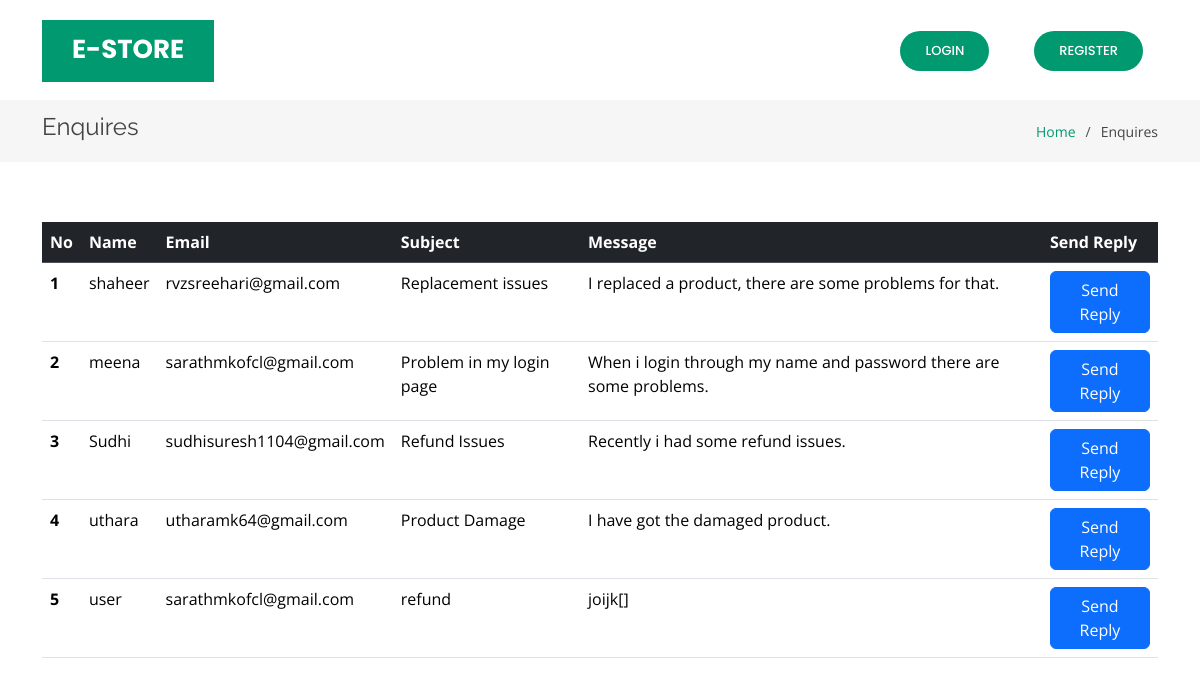
Screenshot of /contact_view with the database file from the repository.
### core/models.py (models this page shows, shortened)
class Contact(models.Model):
    name=models.CharField(max_length=100)
    email=models.CharField(max_length=100)
    subject=models.CharField(max_length=100)
    message=models.TextField()

### core/views.py (the view)
# urls.py: path('contact_view', views.contact_view, name='contact_view'),
def contact_view(request):
    contacts = Contact.objects.all()
    for c in contacts:
        print(c.id)
    return render(request, 'core/seeadmin.html', {'contacts': contacts})

### templates/core/seeadmin.html (shortened to what this page needs)
<!DOCTYPE html>
{% load static%}
{% load cart_template_tag %}
<html lang="en">
<head>
    <link href="{% static 'vendor/aos/aos.css' %}" rel="stylesheet">
    <link href="{% static '/vendor/bootstrap/css/bootstrap.min.css' %}" rel="stylesheet">
    <link href="{% static 'vendor/bootstrap-icons/bootstrap-icons.css' %}" rel="stylesheet">
    <link href="{% static 'vendor/boxicons/css/boxicons.min.css' %}" rel="stylesheet">
    <link href="{% static 'vendor/glightbox/css/glightbox.min.css' %}" rel="stylesheet">
    <link href="{% static 'vendor/remixicon/remixicon.css' %}" rel="stylesheet">
    <link href="{% static 'vendor/swiper/swiper-bundle.min.css' %}" rel="stylesheet">
    <link href="{% static 'css/style.css' %}" rel="stylesheet">
</head>
<body>
  <header id="header" class="fixed-top d-flex align-items-center">
    <div class="container">
      <div class="header-container d-flex align-items-center justify-content-between">
        <div class="logo">
          <h1 class="text-light"><a href="index.html"><span>E-STORE</span></a></h1>
        </div>
        <nav id="navbar" class="navbar">
          <ul>
            {% if user.is_authenticated %}
            <li><a class="nav-link scrollto active" href="{%url 'index' %}">Home</a></li>
            <li><a class="nav-link scrollto active" href="{%url 'orderlist' %}">Cart&nbsp;&nbsp;<div style="color:red;">{{request.user| cart_item_count}}</div></a></li>
            {% if user.is_superuser %}
            <li><a class="nav-link scrollto active" href="{% url 'add_product'%}">Add Product</a></li>
            <li><a class="nav-link scrollto active" href="{% url 'add_category'%}">Add Category</a></li>
            <a href="{% url 'contact_view'%}" class="nav-link scrollto active">View Contact Details</a>
            <li><a class="nav-link scrollto active" href="{% url 'productview'%}">All Products</a></li>
            {% endif %}
            <li><a class="nav-link scrollto active" href="#hero">welcome {{user.username}}</a></li>
            {% if not user.is_superuser %}
            <li><a class="getstarted scrollto" href="{% url 'contact_us' %}">Contact Us</a></li>
            {%endif%}
            <li><a class="getstarted scrollto" href="{% url 'user_logout' %}">Logout</a></li>
            {% else %}
            <li><a class="getstarted scrollto" href="{% url 'user_login' %}">Login</a></li>
            <li><a class="getstarted scrollto" href="{% url 'user_register' %}">Register</a></li>
            {%endif%}
          </ul>
        </nav>
      </div>
    </div>
  </header>
  <main id="main">
    <section class="breadcrumbs">
      <div class="container">
        <div class="d-flex justify-content-between align-items-center">
          <h2>Enquires</h2>
          <ol>
            <li><a href="{%url 'index'%}">Home</a></li>
            <li>Enquires</li>
          </ol>
        </div>
      </div>
    </section>
    <section class="inner-page">
      <div class="container">
        <table class="table">
            <thead class="table-dark">
             <tr>
                <th scope="col">No</th>
                <th scope="col">Name</th>
                <th scope="col">Email</th>
                <th scope="col">Subject</th>
                <th scope="col">Message</th>
				<th scope="col">Send Reply</th>
    </tr>
  </thead>
  <tbody>
    {% for contact in contacts %}
    <tr>
      <th scope="row">{{forloop.counter}}</th>
      <td>{{contact.name}}</td>
      <td>{{contact.email}}</td>
      <td>
        {{contact.subject}}
      </td>
      <td>{{contact.message}}</td>
      <td><a href="{% url 'sentmsg' contact.id %}" class="btn btn-primary float-right">Send Reply</a></td>
    </tr>
    {%endfor%}
  </tbody>
          </table>
      </div>
    </section>
  </main>
</body>
</html>

### static/css/style.css (style rules this page uses)
body { font-family: "Open Sans", sans-serif; color: #444444; }
a { color: #009970; text-decoration: none; }
h1, h2, h3, h4, h5, h6 { font-family: "Raleway", sans-serif; }
#header { transition: all 0.5s; z-index: 997; transition: all 0.5s; top: 20px; }
#header .header-container { background: #fff; }
#header .logo { overflow: hidden; padding: 16px 30px 12px 30px; background: #009970; }
#header .logo h1 { font-size: 26px; padding: 0; line-height: 1; font-weight: 700; font-family: "Poppins", sans-serif; }
#header .logo h1 a, #header .logo h1 a:hover { color: #fff; text-decoration: none; }
.navbar { padding: 0; }
.navbar ul { margin: 0; padding: 0; display: flex; list-style: none; align-items: center; }
.navbar li { position: relative; }
.navbar a, .navbar a:focus { display: flex; align-items: center; justify-content: space-between; padding: 10px 0 10px 30px; color: #36343a; transition: 0.3s; font-size: 13px; font-weight: 500; text-transform: uppercase; font-family: "Poppins", sans-serif; white-space: nowrap; transition: 0.3s; }
.navbar .getstarted, .navbar .getstarted:focus { background: #009970; padding: 10px 25px; margin-left: 30px; margin-right: 15px; border-radius: 50px; color: #fff; }
section { padding: 60px 0; overflow: hidden; }
.breadcrumbs { padding: 15px 0; background: #f6f6f7; margin-top: 100px; }
.breadcrumbs h2 { font-size: 24px; line-height: 1; font-weight: 400; }
.breadcrumbs ol { display: flex; flex-wrap: wrap; list-style: none; padding: 0; margin: 0; font-size: 14px; }
.breadcrumbs ol li+li { padding-left: 10px; }
.breadcrumbs ol li+li::before { display: inline-block; padding-right: 10px; color: #4f4c55; content: "/"; }

### rows the page displays
Contact: name "shaheer", email "rvzsreehari@gmail.com", subject "Replacement issues", message "I replaced a product, there are some problems for that."
Contact: name "meena", email "sarathmkofcl@gmail.com", subject "Problem in my login page", message "When i login through my name and password there are some problems."
Contact: name "Sudhi", email "sudhisuresh1104@gmail.com", subject "Refund Issues", message "Recently i had some refund issues."
Contact: name "uthara", email "utharamk64@gmail.com", subject "Product Damage", message "I have got the damaged product."
Contact: name "user", email "sarathmkofcl@gmail.com", subject "refund", message "joijk[]"
